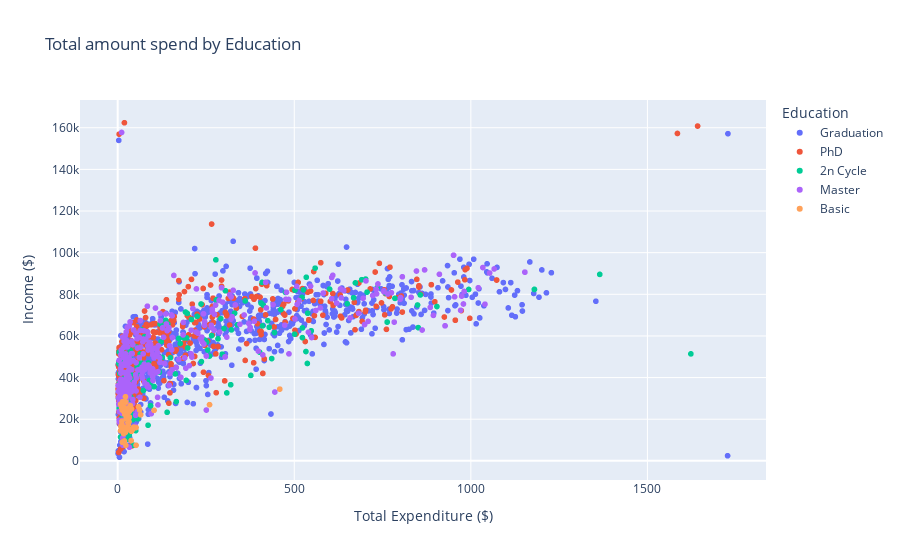

The code cell stored with this chart in its notebook:
### Markdown cell above
## Observation:
From the above bar chat shown that Spain has the higest Income and the highest Totl Expenditure follow by South Africa and Montengo has the least Income and Total Expenditure.

### Code cell
fig = px.scatter(df_m, x="TotalSpent", y="Income", color="Education",labels=dict(Income='Income ($)',tip='Tip ($)',
                                        TotalSpent='Total Expenditure ($)'),title="Total amount spend by Education")
fig.show()

### Figure 1 — Plotly figure (JSON) as saved in the notebook; plotly's stock layout.template omitted (floating-point values rounded to 4 significant figures; data arrays with more than 128 entries replaced by an {"elided": "..."} marker saying what was removed)
{"data": [{"hovertemplate": "Education=Graduation<br>Total Expenditure ($)=%{x}<br>Income ($)=%{y}<extra></extra>", "legendgroup": "Graduation", "marker": {"color": "#636efa", "symbol": "circle"}, "mode": "markers", "name": "Graduation", "showlegend": true, "type": "scattergl", "x": {"elided": "1126 int values"}, "xaxis": "x", "y": {"elided": "1126 float values"}, "yaxis": "y"}, {"hovertemplate": "Education=PhD<br>Total Expenditure ($)=%{x}<br>Income ($)=%{y}<extra></extra>", "legendgroup": "PhD", "marker": {"color": "#EF553B", "symbol": "circle"}, "mode": "markers", "name": "PhD", "showlegend": true, "type": "scattergl", "x": {"elided": "485 int values"}, "xaxis": "x", "y": {"elided": "485 float values"}, "yaxis": "y"}, {"hovertemplate": "Education=2n Cycle<br>Total Expenditure ($)=%{x}<br>Income ($)=%{y}<extra></extra>", "legendgroup": "2n Cycle", "marker": {"color": "#00cc96", "symbol": "circle"}, "mode": "markers", "name": "2n Cycle", "showlegend": true, "type": "scattergl", "x": {"elided": "201 int values"}, "xaxis": "x", "y": {"elided": "201 float values"}, "yaxis": "y"}, {"hovertemplate": "Education=Master<br>Total Expenditure ($)=%{x}<br>Income ($)=%{y}<extra></extra>", "legendgroup": "Master", "marker": {"color": "#ab63fa", "symbol": "circle"}, "mode": "markers", "name": "Master", "showlegend": true, "type": "scattergl", "x": {"elided": "370 int values"}, "xaxis": "x", "y": {"elided": "370 float values"}, "yaxis": "y"}, {"hovertemplate": "Education=Basic<br>Total Expenditure ($)=%{x}<br>Income ($)=%{y}<extra></extra>", "legendgroup": "Basic", "marker": {"color": "#FFA15A", "symbol": "circle"}, "mode": "markers", "name": "Basic", "showlegend": true, "type": "scattergl", "x": [29, 24, 24, 103, 38, 30, 12, 8, 11, 36, 22, 13, 24, 17, 59, 19, 33, 25, 12, 39, 32, 12, 19, 22, 62, 25, 25, 20, 14, 9, 12, 22, 39, 39, 13, 23, 52, 28, 33, 18, 52, 45, 30, 65, 23, 23, 8, 20, 37, 260, 459, 42, 16, 16], "xaxis": "x", "y": [18393, 20425, 20425, 24279, 9722, 17256, 15253, 27190, 25707, 26487, 30801, 8940, 15862, 13084, 25965, 9548, 21063, 25224, 17487, 14188, 18746, 18978, 16014, 13724, 24480, 22634, 22634, 22390, 28389, 16581, 26868, 14918, 24882, 24882, 24367, 7500, 7500, 20194, 23724, 23529, 16005, 16185, 15056, 22123, 28249, 28249, 14421, 25443, 14906, 26997, 34445, 15038, 24594, 24594], "yaxis": "y"}], "layout": {"legend": {"title": {"text": "Education"}, "tracegroupgap": 0}, "title": {"text": "Total amount spend by Education"}, "xaxis": {"anchor": "y", "domain": [0, 1], "title": {"text": "Total Expenditure ($)"}}, "yaxis": {"anchor": "x", "domain": [0, 1], "title": {"text": "Income ($)"}}}}
